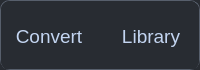
             <widget class="QFrame" name="frame_6">
              <property name="minimumSize">
               <size>
                <width>0</width>
                <height>70</height>
               </size>
              </property>
              <property name="maximumSize">
               <size>
                <width>16777215</width>
                <height>70</height>
               </size>
              </property>
              <property name="styleSheet">
               <string notr="true">QFrame {background-color:#282c32; border-radius: 10px;
border: 1px solid #575f6c; }</string>
              </property>
              <property name="frameShape">
               <enum>QFrame::NoFrame</enum>
              </property>
              <property name="frameShadow">
               <enum>QFrame::Raised</enum>
              </property>
              <layout class="QVBoxLayout" name="verticalLayout">
               <property name="leftMargin">
                <number>0</number>
               </property>
               <property name="topMargin">
                <number>0</number>
               </property>
               <property name="rightMargin">
                <number>0</number>
               </property>
               <property name="bottomMargin">
                <number>0</number>
               </property>
               <item>
                <widget class="QStackedWidget" name="stackedWidget">
                 <property name="styleSheet">
                  <string notr="true">QWidget {background-color:#282c32; border-radius: 10px;border:0px;}</string>
                 </property>
                 <property name="currentIndex">
                  <number>0</number>
                 </property>
                 <widget class="QWidget" name="lib_playlist">
                  <property name="styleSheet">
                   <string notr="true">QWidget {background-color:#282c32; border-radius: 10px;}</string>
                  </property>
                  <layout class="QHBoxLayout" name="horizontalLayout_2">
                   <property name="leftMargin">
                    <number>0</number>
                   </property>
                   <property name="topMargin">
                    <number>0</number>
                   </property>
                   <property name="rightMargin">
                    <number>0</number>
                   </property>
                   <property name="bottomMargin">
                    <number>0</number>
                   </property>
                   <item>
                    <widget class="QPushButton" name="_convertButton">
                     <property name="minimumSize">
                      <size>
                       <width>0</width>
                       <height>70</height>
                      </size>
                     </property>
                     <property name="font">
                      <font>
                       <family>Arial</family>
                       <pointsize>14</pointsize>
                       <bold>false</bold>
                      </font>
                     </property>
                     <property name="styleSheet">
                      <string notr="true">QPushButton {color:#c3d5f1;}
QPushButton::hover {color:#96a4b8;}
QPushButton:pressed {color:white;}
</string>
                     </property>
                     <property name="text">
                      <string>Convert</string>
                     </property>
                    </widget>
                   </item>
                   <item>
                    <widget class="QPushButton" name="_libraryButton">
                     <property name="minimumSize">
                      <size>
                       <width>0</width>
                       <height>70</height>
                      </size>
                     </property>
                     <property name="font">
                      <font>
                       <family>Arial</family>
                       <pointsize>14</pointsize>
                       <bold>false</bold>
                      </font>
                     </property>
                     <property name="styleSheet">
                      <string notr="true">QPushButton {color:#c3d5f1;}
QPushButton::hover {color:#96a4b8;}
QPushButton:pressed {color:white;}
</string>
                     </property>
                     <property name="text">
                      <string>Library</string>
                     </property>
                    </widget>
                   </item>
                  </layout>
                 </widget>
                 <widget class="QWidget" name="add_songs"/>
                </widget>
               </item>
              </layout>
             </widget>
